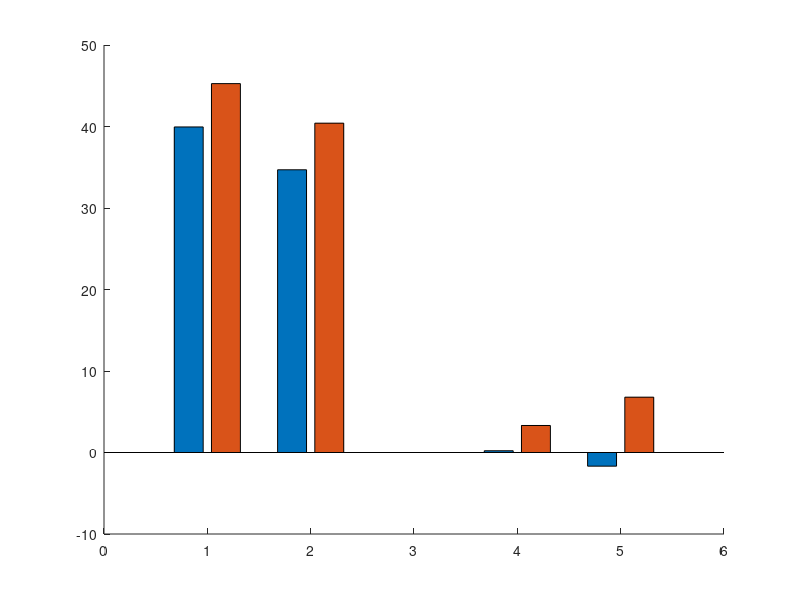

Here is the MATLAB script that generated this plot: (Note: this script raises an error after producing the figure.)
% =========================================================================
% Figure 1f: Behavioral Improvement by Group and Direction
% Add individual subject data as beeswarm scatter
% =========================================================================

% Load data
% MPI: 2 x 4
%   Row 1 = Post1
%   Row 2 = Post2
%   Col 1 = Reactivation 0°
%   Col 2 = Reactivation 90°
%   Col 3 = Control 0°
%   Col 4 = Control 90°
%
% SE: same organization as MPI
%
% subject_data: 13 x 8
%   Col 1 = Reactivation Post1 0°
%   Col 2 = Reactivation Post1 90°
%   Col 3 = Reactivation Post2 0°
%   Col 4 = Reactivation Post2 90°
%   Col 5 = Control Post1 0°
%   Col 6 = Control Post1 90°
%   Col 7 = Control Post2 0°
%   Col 8 = Control Post2 90°
%   Note: control group has only 11 subjects, so rows 12:13 in cols 5:8 are filler zeros

load('Fig_1f.mat');   % should contain MPI, SE, subject_data

% --- 1. Parameter Setup & Color Definition ---
x_pos = [1, 2, 4, 5];   % leave a gap between groups

c_light_blue = [157, 195, 230] / 255; % Post1, Reactivation
c_dark_blue  = [46, 117, 182] / 255;  % Post2, Reactivation
c_light_gray = [180, 180, 180] / 255;
c_dark_gray  = [120, 120, 120] / 255;
c_err        = [89, 89, 89] / 255;    % Error bars

% Convert MPI and SE into 4 x 2 form for grouped bar plotting
% Row:  React0, React90, Control0, Control90
% Col1: Post1
% Col2: Post2
MPI_plot = MPI';
SE_plot  = SE';

% Initialize figure
figure('Name', 'Figure 1f', 'Position', [100, 100, 600, 450], 'Color', 'w');
hold on;

% --- 2. Plot Grouped Bar Chart ---
b = bar(x_pos, MPI_plot, 'grouped', 'BarWidth', 0.8);

b(1).EdgeColor = 'none'; b(1).FaceColor = 'flat';
b(2).EdgeColor = 'none'; b(2).FaceColor = 'flat';

% Post1 colors
b(1).CData(1:2, :) = repmat(c_light_blue, 2, 1); % Reactivation
b(1).CData(3:4, :) = repmat(c_light_gray, 2, 1); % Control

% Post2 colors
b(2).CData(1:2, :) = repmat(c_dark_blue, 2, 1);  % Reactivation
b(2).CData(3:4, :) = repmat(c_dark_gray, 2, 1);  % Control

% --- 3. Get Bar Centers ---
x1 = b(1).XEndPoints;   % Post1 bars
x2 = b(2).XEndPoints;   % Post2 bars

% Order of actual bar centers on the plot:
% 1 = Reactivation 0° Post1
% 2 = Reactivation 0° Post2
% 3 = Reactivation 90° Post1
% 4 = Reactivation 90° Post2
% 5 = Control 0° Post1
% 6 = Control 0° Post2
% 7 = Control 90° Post1
% 8 = Control 90° Post2
bar_centers = [x1(1), x2(1), x1(2), x2(2), x1(3), x2(3), x1(4), x2(4)];

% --- 4. Reorganize Subject Data to Match Bar Order ---

% Reactivation group: 13 valid subjects
% Original order: [P1_0, P1_90, P2_0, P2_90]
% Reorder to:     [P1_0, P2_0, P1_90, P2_90]
react_data = subject_data(1:13, 1:4);
react_plot = react_data(:, [1, 3, 2, 4]);

% Control group: 15 valid subjects
ctrl_data = subject_data(1:15, 5:8);
ctrl_plot = ctrl_data(:, [1, 3, 2, 4]);

% Combine both groups into a 15 x 8 matrix
% NaN padding ensures missing Reactivation subjects are ignored
plot_data = nan(15, 8);

% Reactivation group: first 13 rows only
plot_data(1:13, 1:4) = react_plot;

% Control group: all 15 rows
plot_data(:, 5:8) = ctrl_plot;

% Match each column to its corresponding bar center
group = repmat(bar_centers, size(plot_data, 1), 1);

% Remove NaN values before plotting
x_swarm = group(:);
y_swarm = plot_data(:);
valid_idx = ~isnan(y_swarm);

% Matching scatter colors for the 8 bars
Scatter_color = [
    c_light_blue;  % React 0 Post1
    c_dark_blue;   % React 0 Post2
    c_light_blue;  % React 90 Post1
    c_dark_blue;   % React 90 Post2
    c_light_gray;  % Ctrl 0 Post1
    c_dark_gray;   % Ctrl 0 Post2
    c_light_gray;  % Ctrl 90 Post1
    c_dark_gray    % Ctrl 90 Post2
];

% Set final y-axis before beeswarm
ylim([0 65]);

% --- 5. Overlay Subject Scatter ---
beeswarm(x_swarm(valid_idx), y_swarm(valid_idx), ...
    'sort_style', 'up', ...
    'use_current_axes', true, ...
    'colormap', Scatter_color, ...
    'MarkerFaceAlpha', 1, ...
    'MarkerEdgeColor', 'white');

hold on;
set(gca, 'SortMethod', 'childorder'); % bars < scatter < error bars

% --- 6. Plot Error Bars ---
for i = 1:2
    x_bar = b(i).XEndPoints;
    errorbar(x_bar, MPI_plot(:, i), SE_plot(:, i), ...
        'Color', c_err, 'LineStyle', 'none', ...
        'LineWidth', 1.5, 'CapSize', 4);
end

% --- 7. Axes Formatting & Aesthetics ---
ylabel('Improvement (%)', 'FontSize', 22, 'FontName', 'Arial');

ylim([-30 60]);
yticks(-30:10:60);

xlim([0 6]);
xticks(x_pos);
xticklabels({'0°', '90°', '0°', '90°'});

set(gca, 'LineWidth', 1.5, 'TickDir', 'out', 'FontSize', 18, 'FontName', 'Arial');
box off;

ax = gca;
ax.XAxis.TickLength = [0 0];

% Group labels: below the individual angle labels
text(1.5, -28, 'Reactivation group', ...
    'HorizontalAlignment', 'center', ...
    'FontSize', 20, 'FontName', 'Arial', ...
    'Clipping', 'off');

text(4.5, -28, 'Control group', ...
    'HorizontalAlignment', 'center', ...
    'FontSize', 20, 'FontName', 'Arial', ...
    'Clipping', 'off');

% --- 8. Custom Legend Construction ---
lgd_x = 4.2;
lgd_y1 = 56;
lgd_y2 = 50;

% Post1
scatter(lgd_x, lgd_y1, 160, 's', 'filled', 'MarkerFaceColor', c_light_blue);
text(lgd_x + 0.25, lgd_y1, '/', 'FontSize', 18, 'FontWeight', 'bold', ...
    'HorizontalAlignment', 'center');
scatter(lgd_x + 0.5, lgd_y1, 160, 's', 'filled', 'MarkerFaceColor', c_light_gray);
text(lgd_x + 0.7, lgd_y1, 'Post1', 'FontSize', 18, 'FontName', 'Arial', ...
    'VerticalAlignment', 'middle');

% Post2
scatter(lgd_x, lgd_y2, 160, 's', 'filled', 'MarkerFaceColor', c_dark_blue);
text(lgd_x + 0.25, lgd_y2, '/', 'FontSize', 18, 'FontWeight', 'bold', ...
    'HorizontalAlignment', 'center');
scatter(lgd_x + 0.5, lgd_y2, 160, 's', 'filled', 'MarkerFaceColor', c_dark_gray);
text(lgd_x + 0.7, lgd_y2, 'Post2', 'FontSize', 18, 'FontName', 'Arial', ...
    'VerticalAlignment', 'middle');

hold off;
